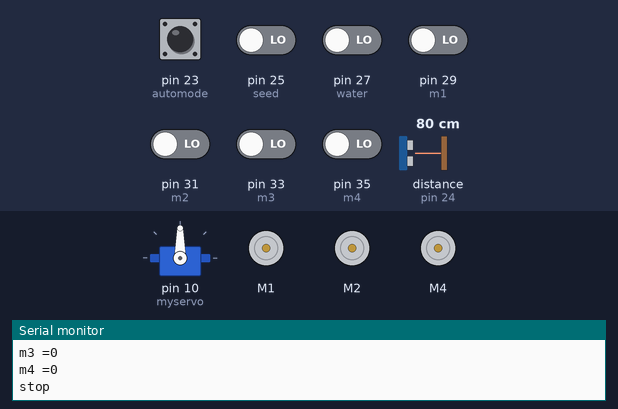
This sketch was run on a simulated Arduino Mega 2560, built with avr-gcc and run on an emulated ATmega2560. Parts: servo, 3 × DC motor (green arrow = forward, orange = backward, longer = faster), the last lines printed to the serial monitor. The inputs (shaded band) are chosen by the test bench; at power-on: pin 23 (automode), pin 25 (seed), pin 27 (water), pin 29 (m1), pin 31 (m2), pin 33 (m3), pin 35 (m4) LOW, distance to the obstacle (sensor on pin 24) 80 cm. The echo pulse lasts 58.3 µs per cm.

Above: at 4.2 s.
4.3 s: pin 27 (water) driven HIGH
At 5.3 s:
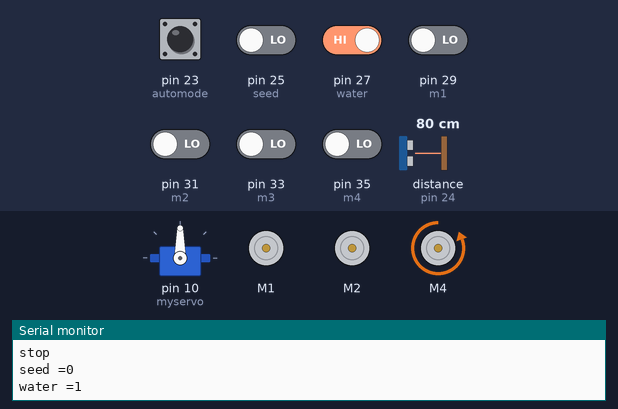
7.3 s: pin 23 (automode) pulled HIGH for 0.15 s
At 7.8 s:
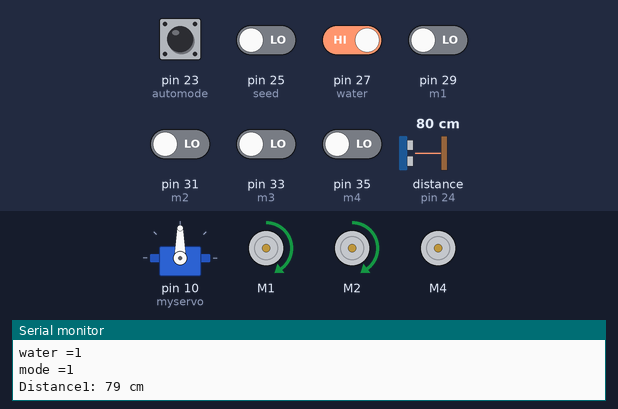
At 12.1 s:
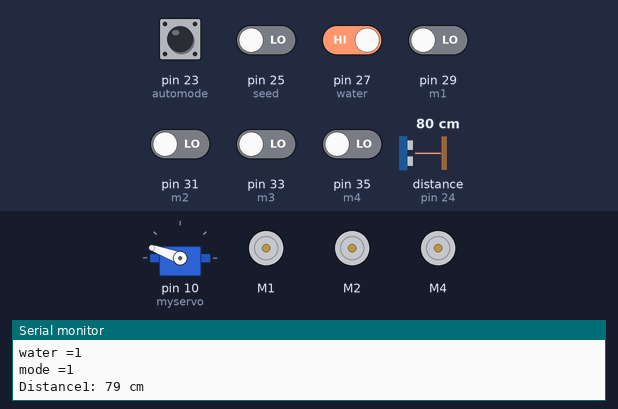
Timing chart, 0 to 18.9 s (numbered marks = the images above; inputs shaded):
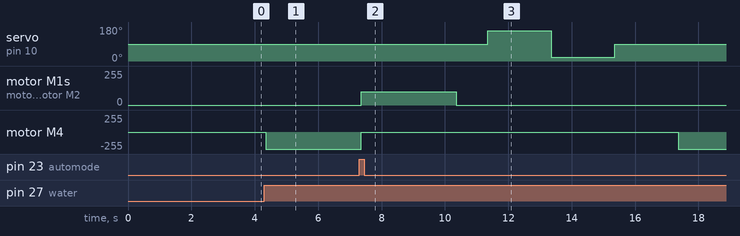

Measured:
- after the input at 4.3 s, motor M4: stopped → backward 255/255 after 0.05 s
- after the input at 7.3 s, servo on pin 10 (myservo): 90° → 160° after 4.1 s, → 20° 2.0 s later, → 90° 2.0 s later; motor M1, motor M2: stopped → forward 100/255 after 0.06 s, → stopped 3.0 s later; motor M4: backward 255/255 → stopped after 0.05 s, → backward 255/255 10.0 s later

The sketch:

20.seed_sowing_robot.ino
```cpp
#include <Servo.h>
#include <AFMotor.h>

Servo myservo;  // create servo object to control a servo


int pos = 0;    // variable to store the servo position

int m1=29;
int m2=31;
int m3=33;
int m4=35;
int automode=23;
int seed=25;
int water=27;

#define echoPin 24
#define trigPin 22

long duration;
int distance;

AF_DCMotor motor(1);
AF_DCMotor motor1(2);
AF_DCMotor pump(4);


void setup() {
myservo.attach(10);  // attaches the servo on pin 9 to the servo object
myservo.write(90);
pinMode(trigPin, OUTPUT); // Sets the trigPin as an OUTPUT
pinMode(echoPin, INPUT); // Sets the echoPin as an INPUT

Serial.begin(9600);
pinMode(m1,INPUT);
pinMode(m2,INPUT);
pinMode(m3,INPUT);
pinMode(m4,INPUT);
pinMode(automode,INPUT);
pinMode(seed,INPUT);
pinMode(water,INPUT);


digitalWrite(m1,LOW);
digitalWrite(m2,LOW);
digitalWrite(m3,LOW);
digitalWrite(m4,LOW);


delay(3000);
motor.setSpeed(100);
motor1.setSpeed(100);
pump.setSpeed(255);

motor.run(RELEASE);
motor1.run(RELEASE);
pump.run(RELEASE);

}
void dist() {
  // Clears the trigPin condition
  digitalWrite(trigPin, LOW);
  delayMicroseconds(2);
  // Sets the trigPin HIGH (ACTIVE) for 10 microseconds
  digitalWrite(trigPin, HIGH);
  delayMicroseconds(10);
  digitalWrite(trigPin, LOW);
  // Reads the echoPin, returns the sound wave travel time in microseconds
  duration = pulseIn(echoPin, HIGH);
  // Calculating the distance
  distance = duration * 0.034 / 2; // Speed of sound wave divided by 2 (go and back)
  // Displays the distance on the Serial Monitor
  Serial.print("Distance1: ");
  Serial.print(distance);
  Serial.println(" cm");
}

void seed1(){
  myservo.write(160);  // set servo to mid-point
  delay(2000);

myservo.write(20);  // set servo to mid-point
 delay(2000);
  myservo.write(90);  // set servo to mid-point
  delay(10);
}


void loop() {
int mode1 = digitalRead(automode);
             Serial.print("mode =");
        Serial.println(mode1);
if(mode1==1){

  dist();
  if(distance>5 && distance<30){
      motor.run(FORWARD);
      motor1.run(BACKWARD);
delay(2000);
      }else{

      motor.run(FORWARD);
      motor1.run(FORWARD);
      delay(3000);
      motor.run(RELEASE);
      motor1.run(RELEASE);
      delay(1000);
      seed1();
      delay(2000);
      pump.run(BACKWARD);
      delay(2000);
     pump.run(RELEASE);
      }

}else{
  int m11 = digitalRead(m1);
    int m12 = digitalRead(m2);
      int m13 = digitalRead(m3);
        int m14 = digitalRead(m4);
        Serial.print("m1 =");
        Serial.println(m11);
             Serial.print("m2 =");
        Serial.println(m12);
             Serial.print("m3 =");
        Serial.println(m13);
             Serial.print("m4 =");
        Serial.println(m14);
  if(m11==1 && m12==1){
    Serial.println("frwd");
    motor.run(FORWARD);
      motor1.run(FORWARD);
  }else if(m13==1 && m14==1){
     Serial.println("backwrd");
    motor.run(BACKWARD);
      motor1.run(BACKWARD);
  }
  else if(m11==1 && m13==1){
    motor.run(FORWARD);
      motor1.run(BACKWARD);
     Serial.println("left");
  }
  else if(m12==1 && m14==1){
    motor.run(BACKWARD);
      motor1.run(FORWARD);
     Serial.println("right");
  }
  else{
    Serial.println("stop");
    motor.run(RELEASE);
      motor1.run(RELEASE);
  }

int seed2 = digitalRead(seed);
             Serial.print("seed =");
        Serial.println(seed2);
  if(seed2==1){
   // delay(1000);
    seed1();
  }
int water1 = digitalRead(water);
             Serial.print("water =");
        Serial.println(water1);

  if(water1==1){
    pump.run(BACKWARD);
    delay(3000);
    pump.run(RELEASE);
  }

}

}
```
